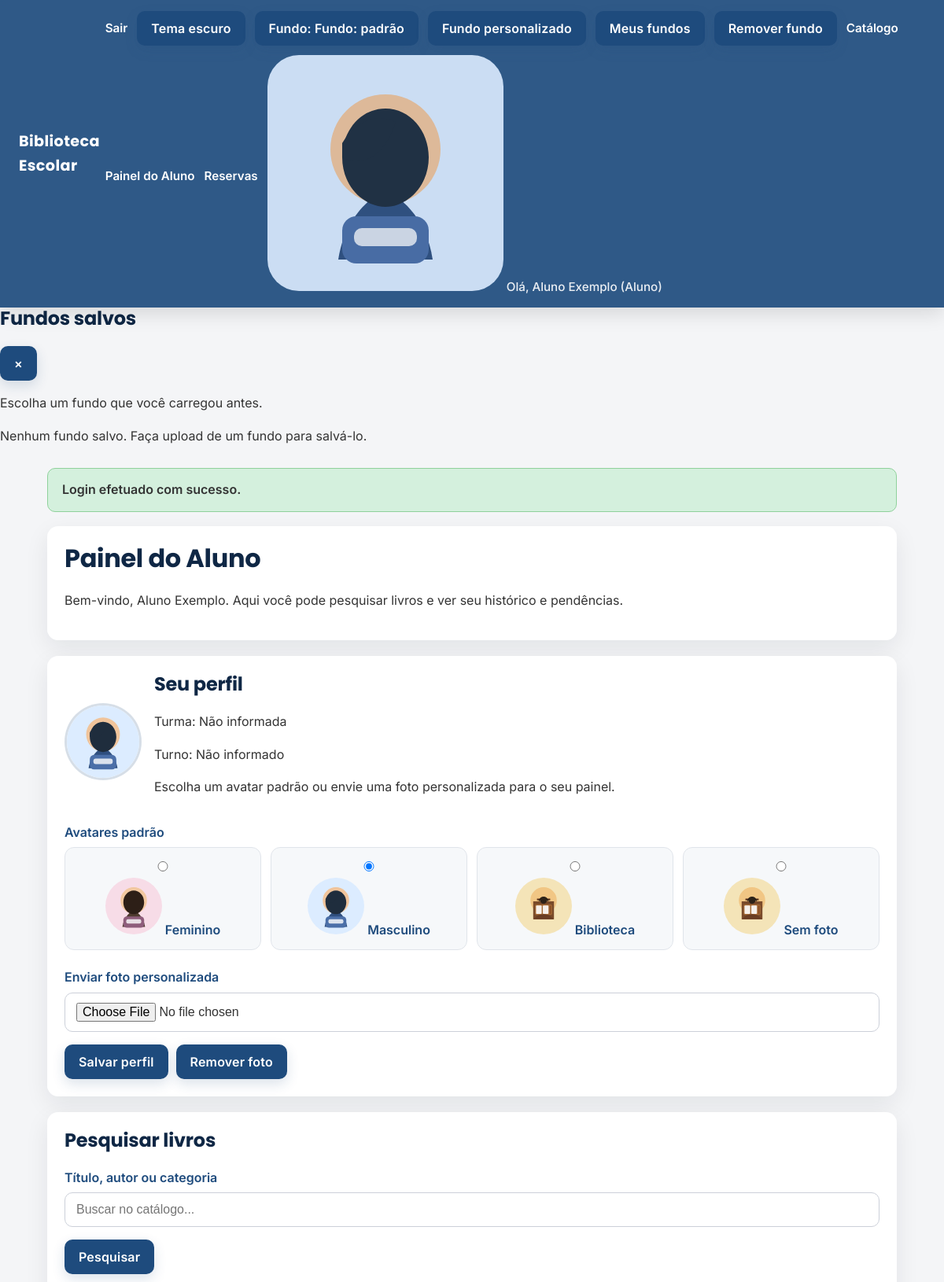
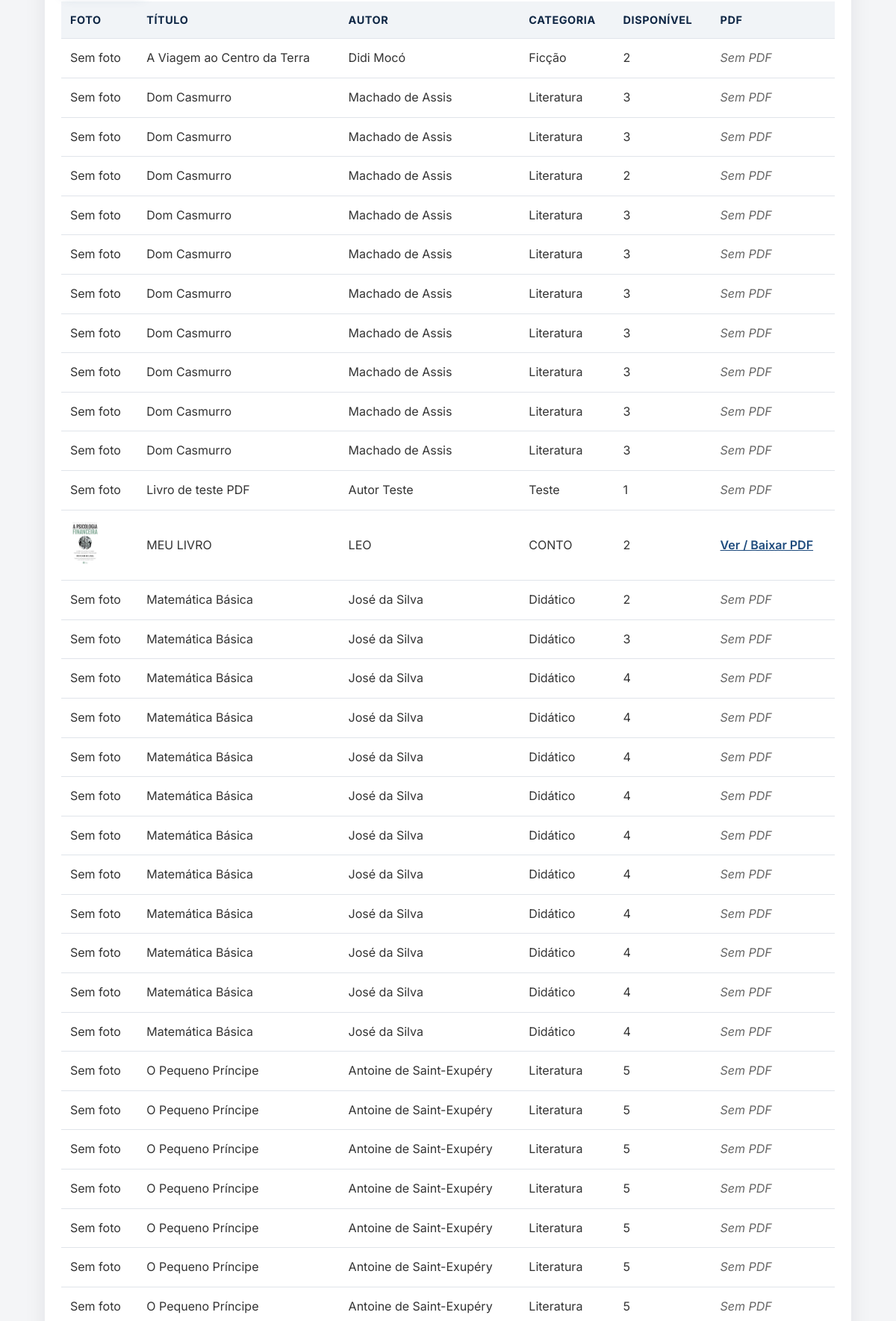
Screenshot of /student_dashboard.php (signed in, upper part) with the database file from the repository (2 pictures, top to bottom).
### tables this page shows
CREATE TABLE books (
        id INTEGER PRIMARY KEY AUTOINCREMENT,
        title TEXT NOT NULL,
        author TEXT NOT NULL,
        category TEXT NOT NULL,
        isbn TEXT,
        publisher TEXT,
        year INTEGER,
        quantity INTEGER NOT NULL DEFAULT 0,
        shelf TEXT,
        internal_code TEXT,
        cover_path TEXT,
        created_at TEXT NOT NULL DEFAULT CURRENT_TIMESTAMP
    , pdf_path TEXT, barcode TEXT);

### includes/auth.php (called while the page is built, shortened)
<?php
function current_user(): ?array{    return $_SESSION['user'] ?? null;}function user_has_role(string|array $role): bool{    $user = current_user();    $roles = is_array($role) ? $role : [$role];    return in_array($user['role_name'], $roles, true);}

### includes/functions.php (called while the page is built, shortened)
<?php
require_once __DIR__ . '/auth.php';
function base_url(string $path = ''): string
{
    $base = BASE_URL;
    return rtrim($base, '/') . '/' . ltrim($path, '/');
}
function profile_photo_url(?string $photoPath): string
{
    $normalizedPath = ltrim($photoPath, '/');
    $absolutePath = __DIR__ . '/../' . $normalizedPath;
    if (preg_match('#^(img/|uploads/)#', $normalizedPath) && file_exists($absolutePath)) {
        return base_url($normalizedPath);
    }
    return base_url('img/avatars/avatar-biblioteca.svg');
}
function h(string $value): string
{
    return htmlspecialchars($value, ENT_QUOTES, 'UTF-8');
}

### student_dashboard.php (the view, shortened to what this page needs)
<?php
require_once __DIR__ . '/includes/auth.php';
require_once __DIR__ . '/includes/functions.php';
$db = get_db();
$search = trim($_GET['search'] ?? '');
$searchQuery = '';
$params = [];
$books = $db->prepare('SELECT id, title, author, category, quantity, cover_path, pdf_path FROM books ' . $searchQuery . ' ORDER BY title');
$books->execute($params);
$books = $books->fetchAll();
$user = current_user();
$turma = $user['turma'] ?? '';
$turno = $user['turno'] ?? '';
$avatarOptions = [
    ['value' => 'img/avatars/avatar-feminino.svg', 'label' => 'Feminino'],
    ['value' => 'img/avatars/avatar-masculino.svg', 'label' => 'Masculino'],
    ['value' => 'img/avatars/avatar-biblioteca.svg', 'label' => 'Biblioteca'],
];
$profilePhoto = $user['profile_photo'] ?? '';
$selectedAvatar = in_array($profilePhoto, array_column($avatarOptions, 'value'), true) ? $profilePhoto : '';
$displayPhoto = profile_photo_url($profilePhoto);
require_once __DIR__ . '/includes/header.php';
?>
<div class="card">
    <h1>Painel do Aluno</h1>
    <p>Bem-vindo, <?php echo h($user['name']); ?>. Aqui você pode pesquisar livros e ver seu histórico e pendências.</p>
</div>
<div class="card profile-card">
    <div class="profile-summary">
        <img src="<?php echo h($displayPhoto); ?>" alt="Foto de perfil" class="profile-avatar">
        <div>
            <h2>Seu perfil</h2>
            <p>Turma: <?php echo h($turma !== '' ? $turma : 'Não informada'); ?></p>
            <p>Turno: <?php echo h($turno !== '' ? $turno : 'Não informado'); ?></p>
            <p>Escolha um avatar padrão ou envie uma foto personalizada para o seu painel.</p>
        </div>
    </div>
    <form method="post" enctype="multipart/form-data" class="profile-form">
        <div class="form-group">
            <label>Avatares padrão</label>
            <div class="avatar-options">
                <?php foreach ($avatarOptions as $option): ?>
                    <label class="avatar-option">
                        <input type="radio" name="avatar_choice" value="<?php echo h($option['value']); ?>" <?php echo ($selectedAvatar === $option['value'] ? 'checked' : ''); ?>>
                        <img src="<?php echo h(base_url($option['value'])); ?>" alt="<?php echo h($option['label']); ?>">
                        <span><?php echo h($option['label']); ?></span>
                    </label>
                <?php endforeach; ?>
                <label class="avatar-option">
                    <input type="radio" name="avatar_choice" value="" <?php echo ($selectedAvatar === '' ? 'checked' : ''); ?>>
                    <img src="<?php echo h(base_url('img/avatars/avatar-biblioteca.svg')); ?>" alt="Sem foto">
                    <span>Sem foto</span>
                </label>
            </div>
        </div>
        <div class="form-group">
            <label for="profile_photo">Enviar foto personalizada</label>
            <input type="file" id="profile_photo" name="profile_photo" accept="image/*">
        </div>
        <div class="actions">
            <input type="submit" value="Salvar perfil">
            <button type="submit" name="remove_photo" value="1">Remover foto</button>
        </div>
    </form>
</div>
<div class="card">
    <h2>Pesquisar livros</h2>
    <form method="get" action="student_dashboard.php">
        <div class="form-group">
            <label for="search">Título, autor ou categoria</label>
            <input type="text" id="search" name="search" value="<?php echo h($search); ?>" placeholder="Buscar no catálogo...">
        </div>
        <input type="submit" value="Pesquisar">
    </form>
    <?php if ($books === []): ?>
        <p>Nenhum livro encontrado.</p>
    <?php else: ?>
        <table>
            <thead>
                <tr>
                    <th>Foto</th>
                    <th>Título</th>
                    <th>Autor</th>
                    <th>Categoria</th>
                    <th>Disponível</th>
                    <th>PDF</th>
                </tr>
            </thead>
            <tbody>
                <?php foreach ($books as $book): ?>
                    <tr>
                        <td>
                            <?php if (!empty($book['cover_path'])): ?>
                                <img src="<?php echo h(base_url($book['cover_path'])); ?>" alt="Foto do livro" style="max-width: 60px; max-height: 60px; object-fit: cover;">
                            <?php else: ?>
                                <span>Sem foto</span>
                            <?php endif; ?>
                        </td>
                        <td><?php echo h($book['title']); ?></td>
                        <td><?php echo h($book['author']); ?></td>
                        <td><?php echo h($book['category']); ?></td>
                        <td><?php echo (int)$book['quantity']; ?></td>
                        <td>
                            <?php if (!empty($book['pdf_path'])): ?>
                                <a href="view_book_pdf.php?id=<?php echo (int)$book['id']; ?>" target="_blank" rel="noopener">Ver / Baixar PDF</a>
                            <?php else: ?>
                                <span class="muted">Sem PDF</span>
                            <?php endif; ?>
                        </td>
                    </tr>
                <?php endforeach; ?>
            </tbody>
        </table>
    <?php endif; ?>
</div>
<?php require_once __DIR__ . '/includes/footer.php';

### css/style.css (style rules this page uses)
:root { --bg: #f4f5f7; --text: #333; --header-bg: #1e4b7d; --header-text: #ffffff; --card-bg: #ffffff; --border: #e0e4ea; --input-bg: #ffffff; --input-border: #ccd0d9; --button-bg: #1e4b7d; --button-color: #ffffff; --button-hover: #153b61; --link-color: #1e4b7d; --table-bg: #ffffff; --footer-text: #666; --flash-success-bg: #d4f0dd; --flash-success-border: #8fd19b; --flash-error-bg: #ffe4e1; --flash-error-border: #e11d48; --action-bg: #0f6d3f; --action-hover: #0b562f; --font-sans: "Inter", "Segoe UI", Roboto, Arial, sans-serif; --font-heading: "Poppins", "Inter", "Segoe UI", sans-serif; }
body { margin: 0; font-family: var(--font-sans); font-size: 16px; line-height: 1.6; background: linear-gradient(rgba(7, 18, 34, 0.72), rgba(7, 18, 34, 0.72)), url('../img/library-bg.jpg') center/cover fixed; color: var(--text); min-height: 100vh; transition: background 0.2s ease; -webkit-font-smoothing: antialiased; text-rendering: optimizeLegibility; }
body.no-image { background: var(--bg); }
h1, h2, h3, h4 { font-family: var(--font-heading); line-height: 1.2; margin-top: 0; color: #0f2745; font-weight: 700; letter-spacing: -0.01em; text-shadow: 0 1px 2px rgba(255, 255, 255, 0.35); }
.muted { color: var(--footer-text); font-style: italic; }
.card { background: rgba(255, 255, 255, 0.94); border-radius: 14px; padding: 22px; box-shadow: 0 10px 30px rgba(15, 23, 42, 0.08); margin-bottom: 20px; backdrop-filter: blur(2px); }
.form-group { margin-bottom: 16px; }
.form-group label { display: block; margin-bottom: 6px; font-weight: 600; color: var(--header-bg); }
.form-group input, .form-group select, .form-group textarea { width: 100%; padding: 12px 14px; border: 1px solid var(--input-border); border-radius: 10px; font-size: 1rem; background: var(--input-bg); color: var(--text); box-sizing: border-box; transition: border-color 0.2s ease, box-shadow 0.2s ease; }
button, input[type="submit"] { background: var(--button-bg); color: var(--button-color); border: none; padding: 12px 18px; border-radius: 10px; cursor: pointer; font-size: 1rem; font-family: var(--font-sans); font-weight: 600; letter-spacing: 0.01em; transition: background 0.2s ease, transform 0.15s ease, box-shadow 0.2s ease; box-shadow: 0 6px 16px rgba(30, 75, 125, 0.16); }
.profile-card .profile-summary { display: flex; align-items: center; gap: 16px; flex-wrap: wrap; margin-bottom: 16px; }
.profile-avatar { width: 92px; height: 92px; border-radius: 50%; object-fit: cover; border: 3px solid rgba(30, 75, 125, 0.18); background: #fff; }
.avatar-options { display: grid; grid-template-columns: repeat(auto-fit, minmax(140px, 1fr)); gap: 12px; }
.avatar-option { display: flex; flex-direction: column; align-items: center; gap: 8px; padding: 12px; border: 1px solid var(--border); border-radius: 12px; cursor: pointer; background: rgba(30, 75, 125, 0.04); text-align: center; }
.avatar-option input { margin: 0; }
.avatar-option img { width: 72px; height: 72px; border-radius: 50%; object-fit: cover; }
.profile-form .actions { margin-top: 12px; }
a { color: var(--link-color); font-weight: 600; }
table { width: 100%; border-collapse: collapse; margin-top: 12px; background: rgba(255, 255, 255, 0.9); }
table th, table td { padding: 13px 12px; border-bottom: 1px solid var(--border); text-align: left; color: var(--text); vertical-align: middle; }
table th { font-size: 0.9rem; font-weight: 700; text-transform: uppercase; letter-spacing: 0.04em; color: #0f2745; background: rgba(30, 75, 125, 0.06); }
.actions { display: flex; gap: 10px; flex-wrap: wrap; }

### rows the page displays
books: shows "Sem foto", title "A Viagem ao Centro da Terra", author "Didi Mocó", category "Ficção", quantity "2", shows "Sem PDF"
books: shows "Sem foto", title "Dom Casmurro", author "Machado de Assis", category "Literatura", quantity "3", shows "Sem PDF"
books: shows "Sem foto", title "Dom Casmurro", author "Machado de Assis", category "Literatura", quantity "3", shows "Sem PDF"
books: shows "Sem foto", title "Dom Casmurro", author "Machado de Assis", category "Literatura", quantity "2", shows "Sem PDF"
books: shows "Sem foto", title "Dom Casmurro", author "Machado de Assis", category "Literatura", quantity "3", shows "Sem PDF"
books: shows "Sem foto", title "Dom Casmurro", author "Machado de Assis", category "Literatura", quantity "3", shows "Sem PDF"
books: shows "Sem foto", title "Dom Casmurro", author "Machado de Assis", category "Literatura", quantity "3", shows "Sem PDF"
books: shows "Sem foto", title "Dom Casmurro", author "Machado de Assis", category "Literatura", quantity "3", shows "Sem PDF"
books: shows "Sem foto", title "Dom Casmurro", author "Machado de Assis", category "Literatura", quantity "3", shows "Sem PDF"
books: shows "Sem foto", title "Dom Casmurro", author "Machado de Assis", category "Literatura", quantity "3", shows "Sem PDF"
books: shows "Sem foto", title "Dom Casmurro", author "Machado de Assis", category "Literatura", quantity "3", shows "Sem PDF"
books: shows "Sem foto", title "Livro de teste PDF", author "Autor Teste", category "Teste", quantity "1", shows "Sem PDF"
books: cover_path (picture), title "MEU LIVRO", author "LEO", category "CONTO", quantity "2"
books: shows "Sem foto", title "Matemática Básica", author "José da Silva", category "Didático", quantity "2", shows "Sem PDF"
books: shows "Sem foto", title "Matemática Básica", author "José da Silva", category "Didático", quantity "3", shows "Sem PDF"
books: shows "Sem foto", title "Matemática Básica", author "José da Silva", category "Didático", quantity "4", shows "Sem PDF"
books: shows "Sem foto", title "Matemática Básica", author "José da Silva", category "Didático", quantity "4", shows "Sem PDF"
books: shows "Sem foto", title "Matemática Básica", author "José da Silva", category "Didático", quantity "4", shows "Sem PDF"
books: shows "Sem foto", title "Matemática Básica", author "José da Silva", category "Didático", quantity "4", shows "Sem PDF"
books: shows "Sem foto", title "Matemática Básica", author "José da Silva", category "Didático", quantity "4", shows "Sem PDF"
books: shows "Sem foto", title "Matemática Básica", author "José da Silva", category "Didático", quantity "4", shows "Sem PDF"
books: shows "Sem foto", title "Matemática Básica", author "José da Silva", category "Didático", quantity "4", shows "Sem PDF"
books: shows "Sem foto", title "Matemática Básica", author "José da Silva", category "Didático", quantity "4", shows "Sem PDF"
books: shows "Sem foto", title "Matemática Básica", author "José da Silva", category "Didático", quantity "4", shows "Sem PDF"
books: shows "Sem foto", title "Matemática Básica", author "José da Silva", category "Didático", quantity "4", shows "Sem PDF"
books: shows "Sem foto", title "O Pequeno Príncipe", author "Antoine de Saint-Exupéry", category "Literatura", quantity "5", shows "Sem PDF"
books: shows "Sem foto", title "O Pequeno Príncipe", author "Antoine de Saint-Exupéry", category "Literatura", quantity "5", shows "Sem PDF"
books: shows "Sem foto", title "O Pequeno Príncipe", author "Antoine de Saint-Exupéry", category "Literatura", quantity "5", shows "Sem PDF"
books: shows "Sem foto", title "O Pequeno Príncipe", author "Antoine de Saint-Exupéry", category "Literatura", quantity "5", shows "Sem PDF"
books: shows "Sem foto", title "O Pequeno Príncipe", author "Antoine de Saint-Exupéry", category "Literatura", quantity "5", shows "Sem PDF"
books: shows "Sem foto", title "O Pequeno Príncipe", author "Antoine de Saint-Exupéry", category "Literatura", quantity "5", shows "Sem PDF"
books: shows "Sem foto", title "O Pequeno Príncipe", author "Antoine de Saint-Exupéry", category "Literatura", quantity "5", shows "Sem PDF"

### other values shown
SITE_NAME "Biblioteca Escolar"
$user['name'] "Aluno Exemplo"
$user['role_name'] "Aluno"
$flash['message'] "Login efetuado com sucesso."
$turma !== '' ? $turma : 'Não informada' "Não informada"
$turno !== '' ? $turno : 'Não informado' "Não informado"
$option['label'] "Feminino"
$option['label'] "Masculino"
$option['label'] "Biblioteca"
